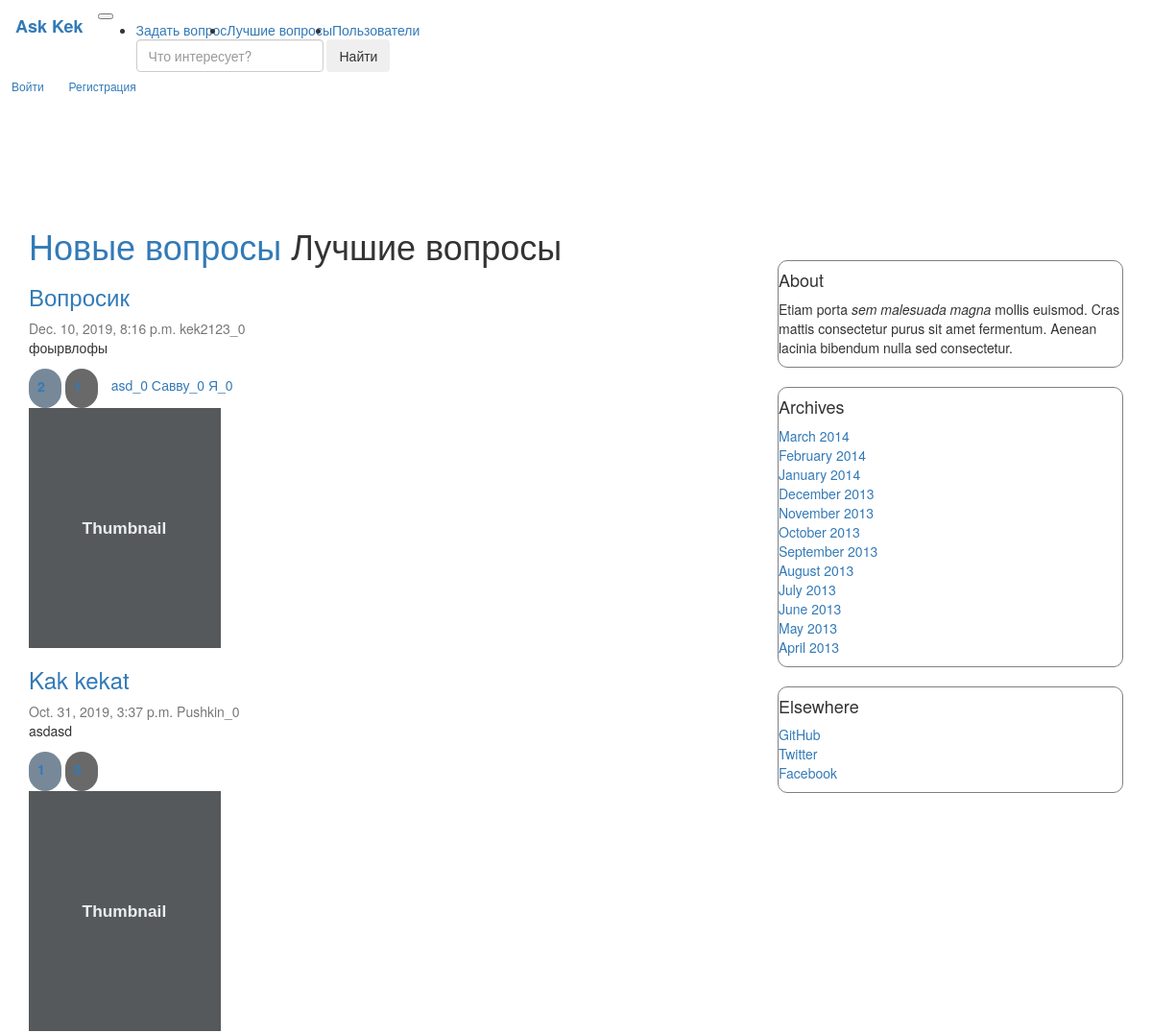
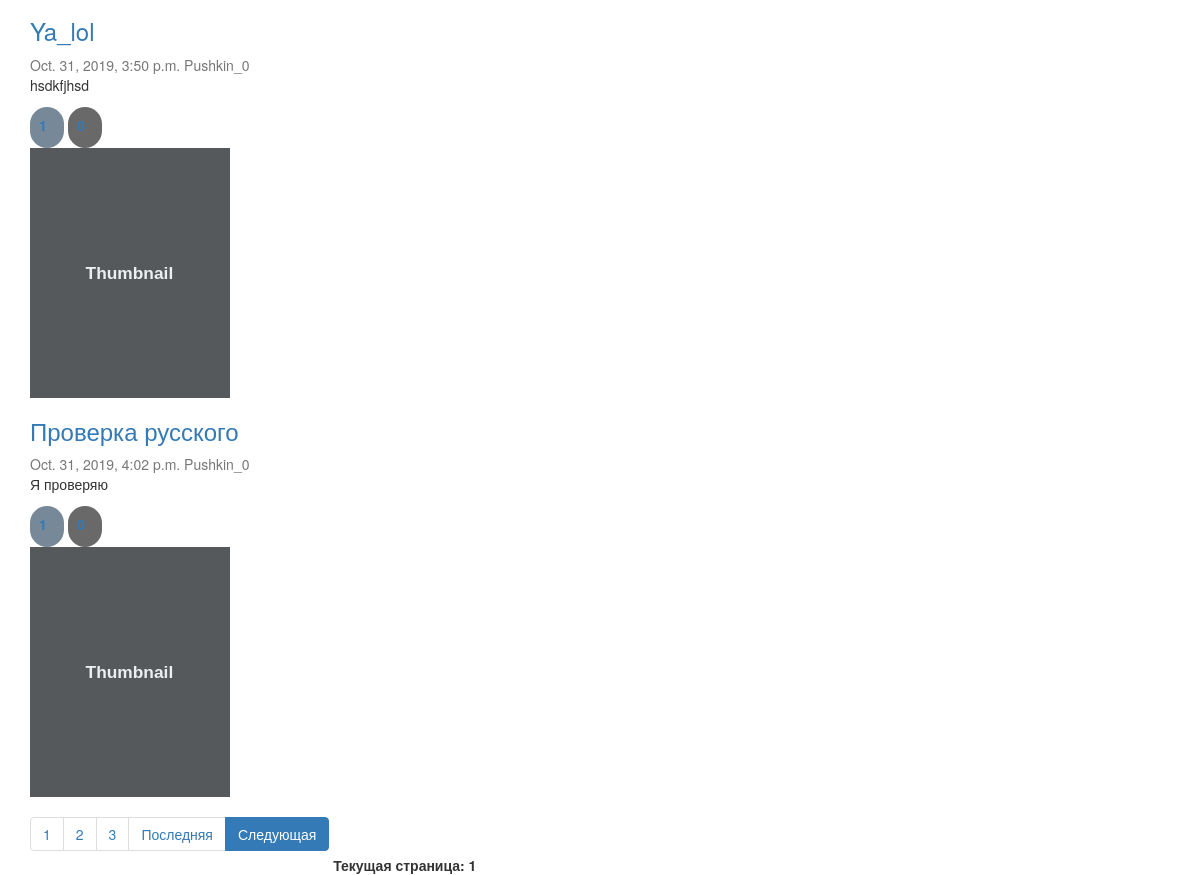
The page /hot_questions/ on the database its author committed (2 pictures, top to bottom).
### question/models.py (models this page shows, shortened)
class Article(models.Model):
    title = models.CharField(max_length=255, verbose_name='Заголовок')
    text = models.TextField(verbose_name='Текст')
    date_published = models.DateTimeField(verbose_name='Дата публикации', default=datetime.now(tz=timezone.utc),
                                          db_index=True)
    is_published = models.BooleanField(verbose_name='Опубликовано', default=True, blank=True)
    author = models.ForeignKey(
        Author,
        on_delete=models.CASCADE,
    )
    like = models.ManyToManyField(Like, related_name="Like", blank=True)
    dislike = models.ManyToManyField(Dislike, blank=True)
    tags = models.ManyToManyField(Tags, blank=True)
    objects = ArticleManager()  # model manager
    class Meta:
        verbose_name = 'Статья'
        verbose_name_plural = 'Статьи'
        index_together = [('title', 'text')]
        unique_together = [('title', 'text')]

class Author(models.Model):
    name = models.CharField(max_length=255, verbose_name='Имя', unique=True)
    rating = models.IntegerField(default=0, verbose_name='Рейтинг')
    def __str__(self):
        return '{}_{}'.format(self.name, self.rating)
    class Meta:
        verbose_name = 'Автор'
        verbose_name_plural = 'Авторы'

class Tags(models.Model):
    name = models.CharField(max_length=255, verbose_name="Тег", default="TechnoPark", db_index=True)
    count = models.IntegerField(verbose_name="Число упоминаний", default=0)
    def __str__(self):
        return '{}_{}'.format(self.name, self.count)

### question/views.py (the view)
# urls.py: path('hot_questions/', views.hot_questions_html, name="hot_questions_url"),
def hot_questions_html(request):
    articles = models.Article.objects.best_published()
    paginated_data = paginate(articles, request)
    rendered_data = {"questions": paginated_data}
    return render(request, "./question/hot_questions.html", rendered_data)

### question/models.py (called while the page is built)
    def best_published(self):
        test = list(self.filter(is_published=True, date_published__lt=datetime.now(tz=timezone.utc)))
        test = sorted(test, key=lambda x: x.like.count(), reverse=True)
        return test

### question/views.py (called while the page is built)
def paginate(objects_list, request):
    paginator = Paginator(list(objects_list), 4)
    page = request.GET.get('page')
    try:
        contacts = paginator.get_page(page)
    except PageNotAnInteger:
        contacts = paginator.page(1)
    except EmptyPage:
        contacts = paginator.page(paginator.num_pages)
    return contacts

### question/templates/question/hot_questions.html
{% extends "question/index.html" %}
{% load static %}
{% block title %}
    <h1><a href="{% url "index" %}"> Новые вопросы</a> Лучшие вопросы </h1>
{% endblock %}

### question/templates/question/index.html (shortened to what this page needs)
{% extends "question/base.html" %}
{% load static %}
{% block content %}
    {% block title %}{% endblock %}
    {% for q in questions %}
        <div class="question">
            <div class="card flex-md-row mb-4 box-shadow h-md-250">
                <div class="card-body d-flex flex-column align-items-start">
                    {% block link_to_ans %}
                        <h3 class="mb-0">
                            <a href="{% url 'one_question_url' q.pk %}" class="href">{{ q.title }}</a>
                        </h3>
                    {% endblock %}
                    <div class="mb-1 text-muted">{{ q.date_published }} {{ q.author }}</div>
                    <p class="card-text mb-auto">{{ q.text }}</p>
                    <div class="fluid-container">
                        <a class="like" data-qid="{{ q.pk }}"
                           data-vote="inc">
                            <label>
                                <input class="qty1" name="qty1" readonly="readonly" type="text"
                                       value="{{ q.like.all.count }}"/>
                            </label>
                        </a>
                        <a class="dislike" data-qid="{{ q.pk }}"
                           data-vote="inc">
                            <label>
                                <input class="qty2" name="qty2" readonly="readonly" type="text"
                                       value="{{ q.dislike.all.count }}"/>
                            </label>
                        </a>
                        {% for tag in q.tags.all %}
                            <a href="{% url 'question_by_tag_url' tag.name %}">{{ tag }}</a>
                        {% endfor %}
                    </div>
                </div>
                <img class="card-img-right flex-auto d-none d-md-block" data-src="holder.js/200x250?theme=thumb"
                     alt="Thumbnail [200x250]" style="width: 200px; height: 250px;"
                     data-holder-rendered="true">
            </div>
        </div>
    {% endfor %}
    <nav aria-label="...">
        <ul class="pagination">
            <li class="page-item" aria-current="page">
                <a class="page-link" href="?page=1">1</a>
            </li>
            {% if questions.paginator.num_pages >= 2 %}
                <li class="page-item">
                    <a class="page-link" href="?page=2">2 <span class="sr-only">(current)</span></a>
                </li>
            {% endif %}
            {% if questions.paginator.num_pages >= 3 %}
                <li class="page-item">
                    <a class="page-link" href="?page=3">3 <span class="sr-only">(current)</span></a>
                </li>
            {% endif %}
            <li class="page-item"><a class="page-link"
                                     href="?page={{ questions.paginator.num_pages }}">Последняя</a></li>
            {% if questions.has_next %}
                <li class="page-item active">
                    <a class="page-link" href="?page={{ questions.next_page_number }}">Следующая</a>
                </li>
            {% endif %}
        </ul>
        <b>Текущая страница: {{ questions.number }}</b>
    </nav>
    {% block  pre_paginator %}
        <link rel="stylesheet" href="{% static "question/index/my.css" %}">
    {% endblock %}
{% endblock %}

### question/static/question/index/my.css (style rules this page uses)
.like { display: inline-block; margin-bottom: 0; margin-top: 2px; font-weight: normal; text-align: center; vertical-align: middle; cursor: pointer; background: LightSlateGray; border: 2px solid transparent; padding: 5px 5px; white-space: nowrap; font-size: 14px; line-height: 1.428571429; border-radius: 20px; }
.dislike { display: inline-block; margin-bottom: 0; margin-top: 2px; font-weight: normal; text-align: center; vertical-align: middle; cursor: pointer; background: DimGrey; border: 2px solid transparent; padding: 5px 5px; white-space: nowrap; font-size: 14px; line-height: 1.428571429; border-radius: 20px; }
.qty1, .qty2 { border: none; width:20px; background: transparent; }
.pagination { margin-top: 20px; }

### rows shown on the page
Article: title "Вопросик", date_published "Dec. 10, 2019, 8:16 p.m.", author "kek2123_0", text "фоырвлофы", qty1 "2", qty2 "1"
Tags: name+count "asd_0"
Tags: name+count "Савву_0"
Tags: name+count "Я_0"
Article: title "Kak kekat", date_published "Oct. 31, 2019, 3:37 p.m.", author "Pushkin_0", text "asdasd", qty1 "1", qty2 "0"
Article: title "Ya_lol", date_published "Oct. 31, 2019, 3:50 p.m.", author "Pushkin_0", text "hsdkfjhsd", qty1 "1", qty2 "0"
Article: title "Проверка русского", date_published "Oct. 31, 2019, 4:02 p.m.", author "Pushkin_0", text "Я проверяю", qty1 "1", qty2 "0"

### other values the page prints
{{ questions.number }} "1"
